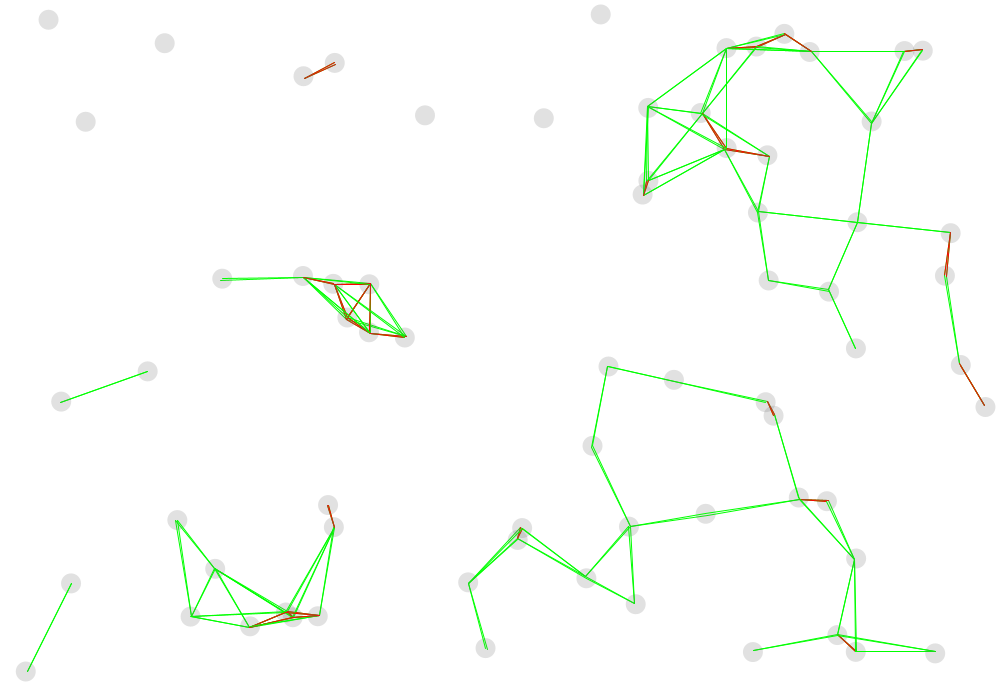
Frame 1 (no input)
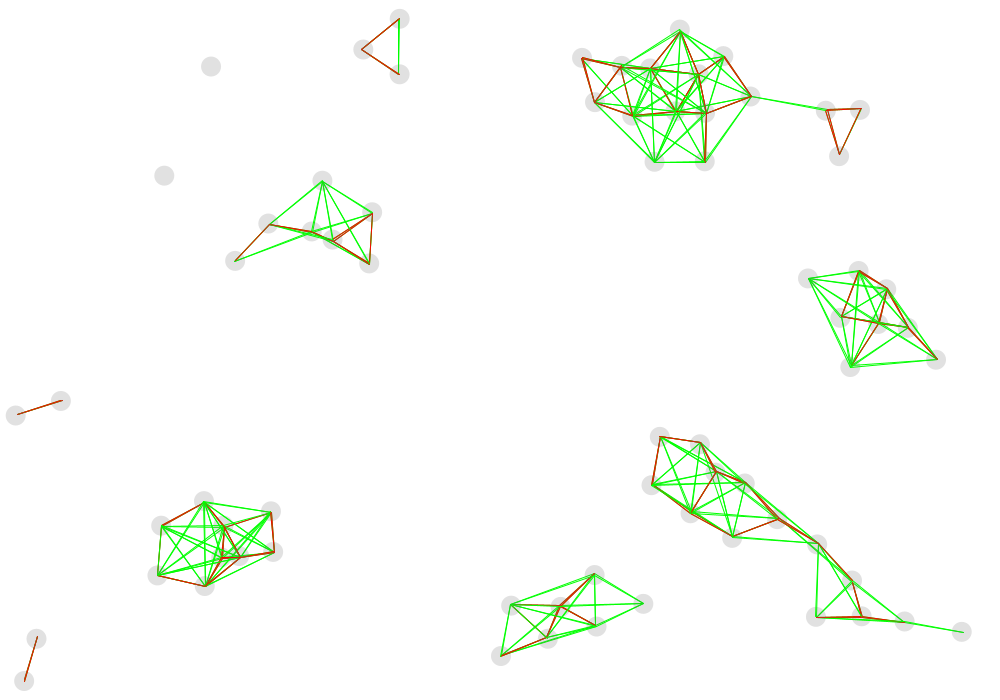
Frame 60 (the mouse pressed at the canvas centre just before this capture)
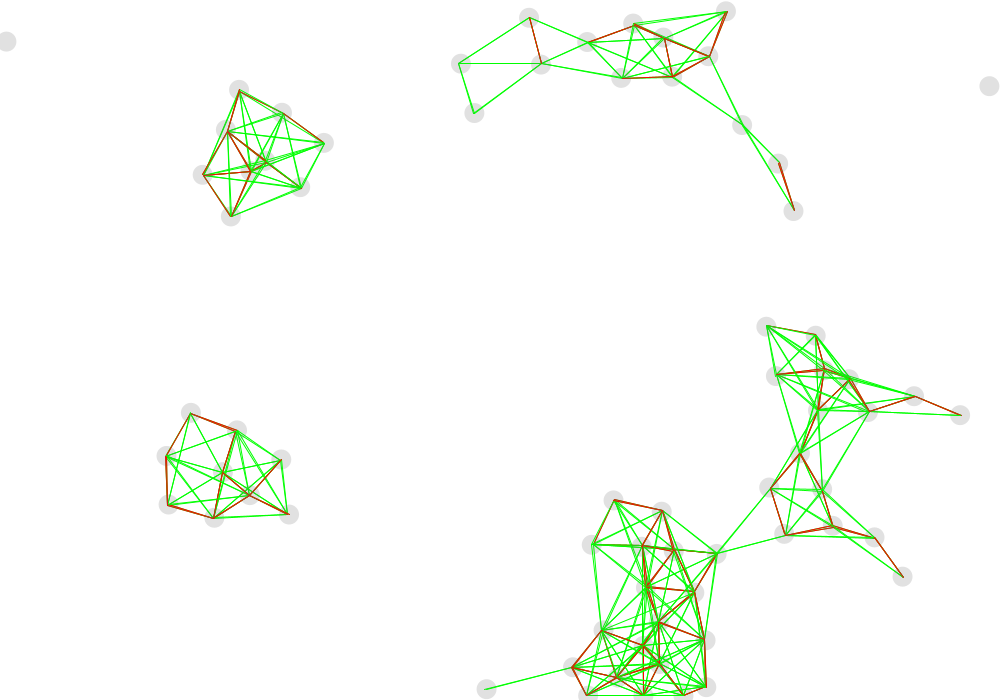
Frame 120 (the mouse held since frame 60 and released just before this capture)

The Processing sketch that drew these frames (run headless with seeded random() and noise(); from frame 60 on, the mouse is pressed at the canvas centre):

// Processing sketch: floking_behaviour_V2
// ── floking_behaviour_V2.pde
ArrayList <boid> flock = new ArrayList <boid> ();

void setup() {
  size(1000, 700);
  strokeWeight(10);
  for (int i = 0; i < 70; i++) {
    flock.add(new boid(new PVector (random(width), random(height))));
  }
}

void mousePressed() {

  if (mouseButton == LEFT) { 

    flock.add(new boid(new PVector(mouseX, mouseY)));
    
  }
}



void draw() {
  background(255);
  //noLoop();
  for (boid m : flock) {

    m.behave(flock);
    m.edge();
    m.move();
    stroke(50, 100);
    m.create();
  }
}

// ── boid.pde
class boid {

  PVector loc;
  PVector vel;
  PVector acc;
  float sight;
  float maxvel;
  float maxfor;
  float coeffc;
  float coeffa;
  float coeffs;

  boid(PVector origin) {
    loc = origin;
    vel = new PVector (random(-2, 2), random(-2, 2));
    acc = new PVector (0, 0);
    sight = 100;
    maxvel = 2;
    maxfor = 0.3;
    coeffc = 1;
    coeffa = 1;
    coeffs = 1.5;
  }

  PVector cohese(ArrayList <boid> flock) {//regola: la direzione di ogni "boid" è la media della posizione dei compagni di stormo
    float csight = sight;
    int close = 0;
    PVector avloc = new PVector();

    for (boid c : flock) {

      if (this != c) {

        if (loc.dist(c.loc) < csight) {

           if (flock.size() <= 100) {
           stroke(0, 255, 0);
            strokeWeight(1);
           line(loc.x, loc.y, c.loc.x, c.loc.y);
           }
            
          avloc.add(c.loc);
          close++;
        }
      }
    }

    if (close > 0) {

      avloc.div(close); //media
      avloc.sub(loc);//direzione
      avloc.setMag(maxvel);//velocità di spostamento momentanea
      avloc.sub(vel);//velocità di spostamento finale    
      avloc.limit(maxfor);//forza di coesione limitata (altrimenti i "boids" si attaccano istantaneamente)
    }
    return avloc;
  }

  PVector allign(ArrayList <boid> flock) {//regola: la velocità di ogni "boid" è la velocità media dei compagni di stormo

    float asight = sight / 2;
    int close = 0;
    PVector avvel = new PVector();

    for (boid a : flock) {

      if (this != a) {

        if (loc.dist(a.loc) < asight) {
      
          avvel.add(a.vel);
          close++;
        }
      }
    }

    if (close > 0) {

      avvel.div(close);
      avvel.setMag(maxvel);
      avvel.sub(vel);
      avvel.limit(maxfor);
    }
    return avvel;
  }

  PVector separate(ArrayList <boid> flock) {//regola: ogni "boid" si allontana dai compagni di stormo vicini. la forza di allonatnamento è porporzionale alla distanza dei "boid"

    float ssight = sight / 2;
    int close = 0;
    PVector closep = new PVector ();


    for (boid s : flock) {
      if (this != s) {
        float d = loc.dist(s.loc);
        if (d < ssight) {
       if (flock.size() <= 100) {
           stroke(255, 0, 0);
            strokeWeight(1);
           line(loc.x, loc.y, s.loc.x, s.loc.y);
           }
          PVector diff = PVector.sub(loc, s.loc);
          diff.div(d * d);
          closep.add(diff);
          close++;
        }
      }
    }

    if (close > 0) {

      closep.div(close);
      closep.setMag(maxvel);
      closep.sub(vel);
      closep.limit(maxfor);
    }
    return closep;
  }
  void behave(ArrayList <boid> flock) {//ogni forza imposta dalle regole viene applicata

    PVector cohesion = cohese(flock);
    PVector allignement = allign(flock);
    PVector separation = separate(flock);

    cohesion.mult(coeffc);
    allignement.mult(coeffa);
    separation.mult(coeffs);

    acc.add(cohesion);
    acc.add(allignement);
    acc.add(separation);
  }




  void edge() {//effetto pac-man

    if (loc.x < 0) {
      loc.x = width;
    } else if (loc.x > width) {
      loc.x = 0;
    }

    if (loc.y < 0) {
      loc.y = height;
    } else if (loc.y > height) {
      loc.y = 0;
    }
  }

  void move() {//classico
    loc.add(vel);
    vel.add(acc);
    vel.limit(maxvel);
    acc.mult(0);
  }

  void create() {//classico
    noStroke();
    fill(100, 50);
    ellipse(loc.x, loc.y, 20, 20);
  }
}
